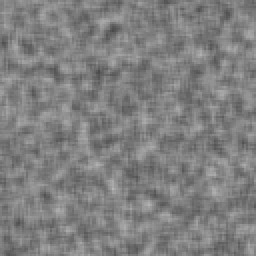
%> input picture Week 4/synth1.pgm, 128 x 128 px (shown 2 times larger); the run also reads 1 picture not shown here
$ octave --eval "result = flow;"   (GNU Octave 9; MATLAB toolbox functions it lacks are replaced by stand-ins)
%> lines starting %> are read from the running program, lines starting %| are printed output that depends on the picture
### Week 4/gaussianDer.m
% function Gd = gaussianDer(G,sigma)
% computes the derivative of a gaussian
% INPUT
% G: gaussian
% sigma: sigma of the gaussian G
%
% OUTPUT
% Gd: gaussian derivative
function Gd = gaussianDer(G,sigma)
    L = ceil(3*sigma);
    Gd = -(-L:L)/(sigma^2) .* G;
end

### Week 4/flow.m
%function F = flow(im1,im2)
% calculates the optical flow between images im1 and im2
%
%INPUT
%- im1: first image (in time) should be in black and white
%- im2: second image (in time) should be in black and white
%- sigma: how much you smooth the image
%
%OUTPUT
%- F: vector of flows
%- ind: indexes of the flow vectors
function [F,ind] = flow(im1,im2,sigma)

% if no images are provided load standard images
if nargin < 1
    im1 = imread('synth1.pgm');
%> im1 is the input picture: size 128x128 uint8; min 74, max 183, mean 127.6
    im2 = imread('synth2.pgm');
    sigma = 1;
end

% convert images to double precision
im1 = double(im1);
%> im1: size 128x128 double
im2 = double(im2);
%> im2: size 128x128 double

% devide regions
[h,w] = size(im1);
%> h = 128; w = 128

hDevide = floor(h/15);
%> hDevide = 8
wDevide = floor(w/15);
%> wDevide = 8

%Calculate the center coordinates of the regions
ind = zeros(hDevide,wDevide,2);
ind(:,:,1) = repmat((0:wDevide-1)',1,hDevide)*15+7.5;
ind(:,:,2) = repmat((0:hDevide-1),wDevide,1)*15+7.5;

%Find image derivatives
G = fspecial('gaussian',[1 2*ceil(3*sigma)+1],sigma);
Gd = gaussianDer(G,sigma);

Ix = conv2(conv2(im1,Gd,'same'),G','same');
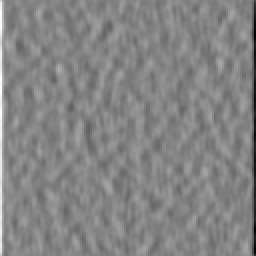
%> Ix: size 128x128 double (shown 2 times larger); min -58.06, max 53.82, mean 0; drawn with min black and max white
Iy = conv2(conv2(im1,Gd','same'),G,'same');
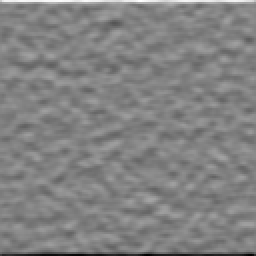
%> Iy: size 128x128 double (shown 2 times larger); min -56.74, max 54.43, mean 0; drawn with min black and max white
It = im2-im1;
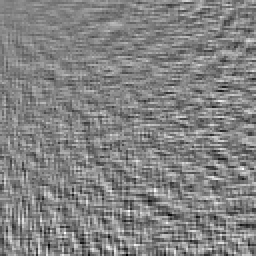
%> It: size 128x128 double (shown 2 times larger); min -37, max 35, mean 0; drawn with min black and max white

%For every patch find flow vector and store in F
F = zeros(hDevide,wDevide,2);
for i=0:hDevide-1
    for j=0:wDevide-1
        % make a matrix consisting of derivatives along the patch
        A1 =Ix(i*15+1:(i+1)*15,j*15+1:(j+1)*15);
        A2 =Iy(i*15+1:(i+1)*15,j*15+1:(j+1)*15);
        A = [A1(:) , A2(:)];
        % make b matrix consisting of derivatives in time
        b = It(i*15+1:(i+1)*15,j*15+1:(j+1)*15);
        b = b(:);
        v = pinv(A'*A) * A' * double(b);
        F(i+1,j+1,:) = v;
    end
end

end
